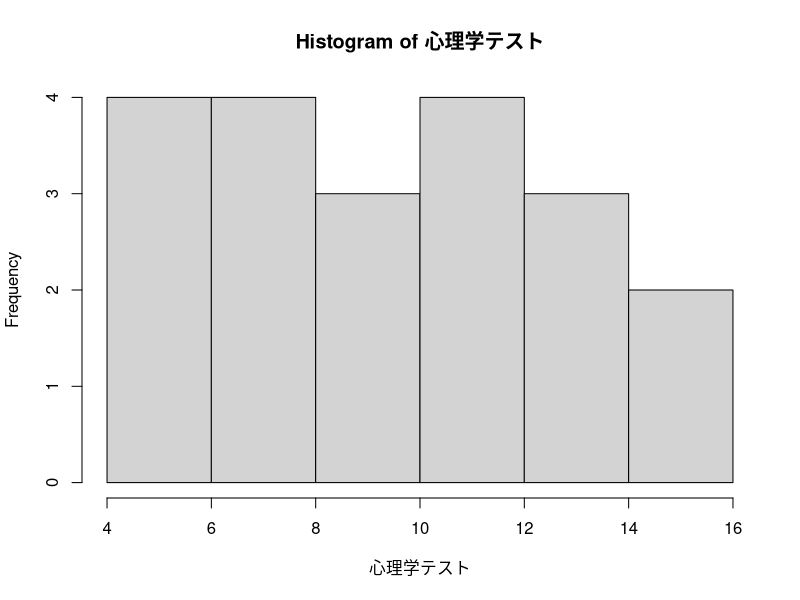

Recreate this plot in R.
# 2.1
# 数値要約: データの持つ特徴を1つの数値にまとめること

# 2.3
# 質的変数: データを構成する人たちを分類する変数
# → 指導法データの「指導法」「性別」「数学」「統計」
# 二値変数: 選択肢が2つある質的変数
# → 指導法データの「性別」「数学」「統計」
#    ※「指導法」は4通りあるので二値変数ではない
# 量的変数: 学力の大小を示すような変数
# → 指導法データの「心理学テスト」「統計テスト1」「統計テスト2」

# 2.4
指導法 <- c("C", "B", "B", "A", "B", "C", "A", "D", "D", "D", "A", "A", "A", "C", "B", "D", "C", "C", "B", "D")
指導法
table(指導法)
# 度数: 同じカテゴリに含まれるデータの個数
# 度数分布: 全てのカテゴリについて度数をまとめたもの
# 度数分布表: 度数分布を表にしたもの
心理学テスト <- c(13, 14, 7, 12, 10, 6, 8, 15, 4, 14, 9, 6, 10, 12, 5, 12, 8, 8, 12, 15)
心理学テスト
hist(心理学テスト)
# ヒストグラム: 何点から何点までに度数がどのくらいあって、ということを、棒と棒の隙間をあけずに図にしたもの

# 2.5
# 代表値: 分布の中心的位置を示す、そのデータを代表する値
# 平均: データの値を合計してデータの個数(n)で割る
10 + 13 + 8 + 15 + 8
sum(10 + 13 + 8 + 15 + 8)
テストa <- c(10, 13, 8, 15, 8)
テストa
sum(テストa)
sum(テストa) / 5
sum(テストa) / length(テストa)
mean(テストa)

# 2.6
median(テストa)
# 中央値: データを大きさの順に並べた場合真ん中に位置する値
table(テストa)
# 最頻値: 最も頻繁に観測される値。質的変数の代表値として用いられることが多い
# 双峰型分布: 最頻値が2つあるような分布
# 外れ値: 他のデータの値から極端に離れた値

# 2.7
# 散布度: 分布の散らばり度合い

# 2.8
テストa平均 <- mean(テストa)
テストa平均
平均からの偏差 <- テストa - テストa平均
平均からの偏差
# 平均からの偏差: 各データの値から平均を引いたもの
平均からの偏差の二乗 <- 平均からの偏差^2
平均からの偏差の二乗
平均からの偏差の二乗和 <- sum(平均からの偏差の二乗)
平均からの偏差の二乗和
データ数<-length(テストa)
データ数
分散 <- 平均からの偏差の二乗和 / データ数
分散
sqrt(分散)
# 標準偏差: 散布度の指標として最も多く使われる。標準偏差の値が大きいほど、そのデータの散らばりが大きい
var(テストa)
平均からの偏差の二乗和
平均からの偏差の二乗和 / 5
平均からの偏差の二乗和 / 4
不偏分散 <- var(テストa)
不偏分散
標本分散 <- 不偏分散 * (データ数 - 1) / データ数
標本分散
sd(テストa)
sqrt(sd(テストa)^2 * (データ数 - 1) / データ数)
sqrt(標本分散)
# 不偏分散: データの背後に母集団を想定し、母集団の値を推測する場合に使う
# 標本分散: 手元にデータがあり、そのデータ自体がどの程度散らばっているのか、とデータを記述する場合に使う

# 2.9
# 散布度として頻繁に用いられるもの: 分散、標準偏差(、平均偏差、範囲)
テストa
mean(テストa)
テストa - mean(テストa)
abs(テストa - mean(テストa))
mean(abs(テストa - mean(テストa)))
# 平均偏差: 「平均からの偏差」の絶対値の平均
# 範囲: 最大値から最小値を引いたもの
max(テストa)
min(テストa)
max(テストa) - min(テストa)

# 2.10
# 標準化: 平均と標準偏差がある特定の値になるように、すべてのデータの値を、同じ式を使って変換すること
# 標準得点: 標準化にて変換された得点
# z得点: 平均が0、標準偏差が1になるように変換した標準得点
心理学テスト
心理学平均 <- mean(心理学テスト)
心理学平均
心理学標準偏差 <- sqrt(mean((心理学テスト - 心理学平均)^2))
心理学標準偏差
心理学z得点 <- (心理学テスト - 心理学平均) / 心理学標準偏差
心理学z得点
心理学z得点平均 <- mean(心理学z得点)
心理学z得点平均
心理学z得点標準偏差 <- sqrt(mean((心理学z得点 - 心理学z得点平均)^2))
心理学z得点標準偏差

# 統計テスト1 <- c(6, 10, 6, 10, 5, 3, 5, 9, 3, 3, 11, 6, 11, 9, 7, 5, 8, 7, 7, 9)
# 統計1平均 <- mean(統計テスト1)
# 統計1標準偏差 <- sqrt(mean((統計テスト1 - 統計1平均)^2))
# 統計1z得点 <- (統計テスト1 - 統計1平均) / 統計1標準偏差
# 統計1z得点平均 <- mean(統計1z得点)
# 統計1z得点標準偏差 <- sqrt(mean((統計1z得点 - 統計1z得点平均)^2))

# 2.11
# 偏差値: 平均50、標準偏差10になるように標準化した標準得点
心理学偏差値 <- 10 * 心理学z得点 + 50
心理学偏差値
心理学偏差値平均 <- mean(心理学偏差値)
心理学偏差値平均
心理学偏差値標準偏差 <- sqrt(mean((心理学偏差値 - 心理学偏差値平均)^2))
心理学偏差値標準偏差
